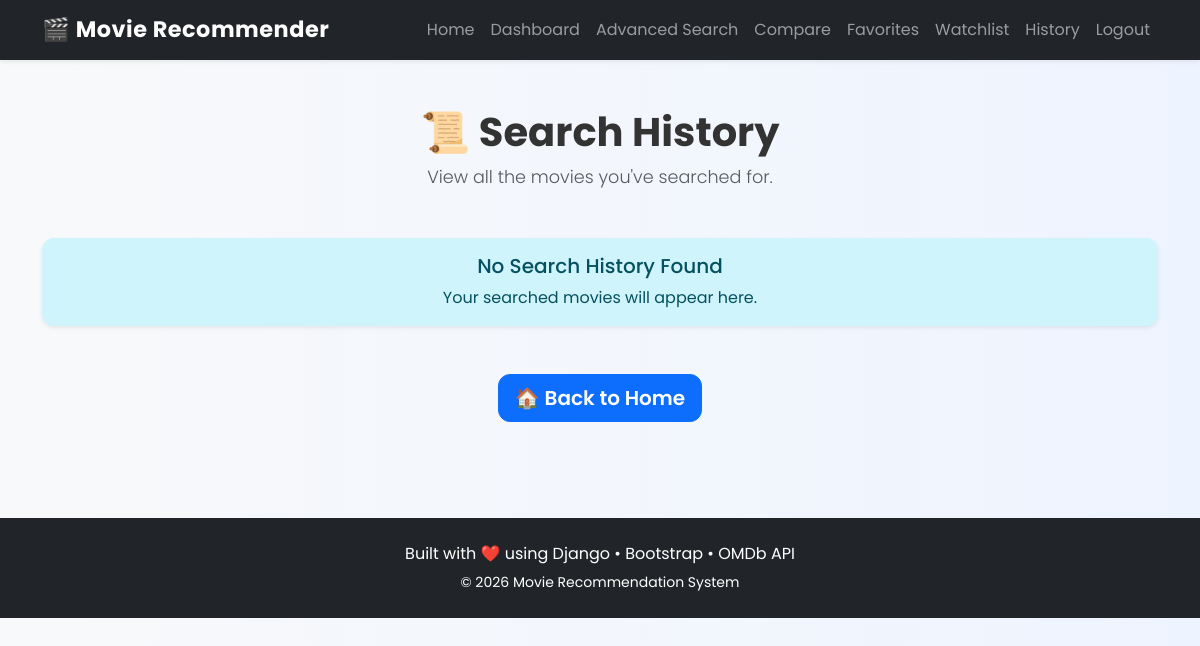
/history/ (signed in), run on an earlier commit of the app's database.
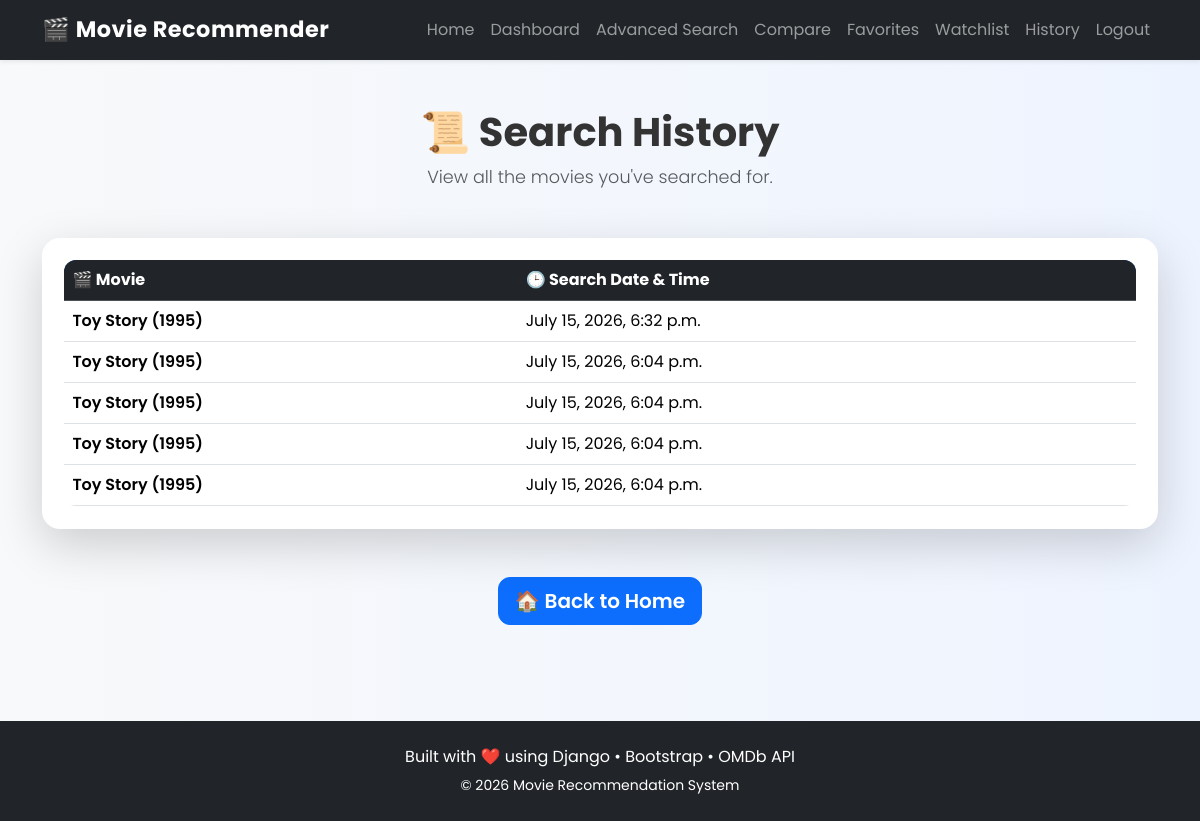
And on a later commit of the database.
### movies/models.py (models this page shows, shortened)
class SearchHistory(models.Model):
    user = models.ForeignKey(User, on_delete=models.CASCADE)
    movie_title = models.CharField(max_length=255)
    searched_at = models.DateTimeField(auto_now_add=True)

### movies/views.py (the view)
@login_required
def search_history(request):
    history = SearchHistory.objects.filter(
        user=request.user
    ).order_by("-searched_at")
    return render(
        request,
        "history.html",
        {
            "history": history,
        },
    )

### templates/history.html
{% extends 'base.html' %}
{% block content %}
<div class="text-center mb-5">
    <h1 class="fw-bold">📜 Search History</h1>
    <p class="lead text-muted">
        View all the movies you've searched for.
    </p>
</div>
{% if history %}
<div class="card border-0 shadow-lg">
    <div class="card-body">
        <div class="table-responsive">
            <table class="table table-hover align-middle mb-0">
                <thead class="table-dark">
                    <tr>
                        <th>🎬 Movie</th>
                        <th>🕒 Search Date & Time</th>
                    </tr>
                </thead>
                <tbody>
                    {% for item in history %}
                    <tr>
                        <td class="fw-semibold">
                            {{ item.movie_title }}
                        </td>
                        <td>
                            {{ item.searched_at }}
                        </td>
                    </tr>
                    {% endfor %}
                </tbody>
            </table>
        </div>
    </div>
</div>
{% else %}
<div class="alert alert-info text-center shadow-sm">
    <h5>No Search History Found</h5>
    <p class="mb-0">
        Your searched movies will appear here.
    </p>
</div>
{% endif %}
<div class="text-center mt-5">
    <a href="/" class="btn btn-primary btn-lg">
        🏠 Back to Home
    </a>
</div>
{% endblock %}

### templates/base.html (shortened to what this page needs)
{% load static %}
<!DOCTYPE html>
<html lang="en">
<head>
    <link href="https://cdn.jsdelivr.net/npm/bootstrap@5.3.3/dist/css/bootstrap.min.css"
          rel="stylesheet">
    <link rel="stylesheet"
          href="https://cdn.jsdelivr.net/npm/bootstrap-icons@1.11.3/font/bootstrap-icons.min.css">
    <link rel="stylesheet" href="{% static 'css/style.css' %}">
</head>
<body>
<nav class="navbar navbar-expand-lg navbar-dark bg-dark shadow-sm sticky-top">
    <div class="container">
        <a class="navbar-brand fw-bold" href="/">
            🎬 Movie Recommender
        </a>
        <div class="collapse navbar-collapse" id="navbarNav">
            <ul class="navbar-nav ms-auto">
                <li class="nav-item">
                    <a class="nav-link" href="/">
                        Home
                    </a>
                </li>
                <li class="nav-item">
                    <a class="nav-link" href="{% url 'dashboard' %}">
                        Dashboard
                    </a>
                </li>
                <li class="nav-item">
                    <a class="nav-link" href="{% url 'advanced_search' %}">
                        Advanced Search
                    </a>
                </li>
                <li class="nav-item">
                    <a class="nav-link" href="{% url 'compare_movies' %}">
                        Compare
                    </a>
                </li>
                <li class="nav-item">
                    <a class="nav-link" href="{% url 'favorites' %}">
                        Favorites
                    </a>
                </li>
                <li class="nav-item">
                    <a class="nav-link" href="{% url 'watchlist' %}">
                        Watchlist
                    </a>
                </li>
                <li class="nav-item">
                    <a class="nav-link" href="{% url 'search_history' %}">
                        History
                    </a>
                </li>
                {% if user.is_authenticated %}
                <li class="nav-item">
                    <a class="nav-link" href="{% url 'logout' %}">
                        Logout
                    </a>
                </li>
                {% else %}
                <li class="nav-item">
                    <a class="nav-link" href="{% url 'login' %}">
                        Login
                    </a>
                </li>
                {% endif %}
            </ul>
        </div>
    </div>
</nav>
<div class="container py-5">
    {% block content %}
    {% endblock %}
</div>
<footer class="bg-dark text-white text-center py-4 mt-5">
    <div class="container">
        <p class="mb-1">
            Built with ❤️ using Django • Bootstrap • OMDb API
        </p>
        <small>
            © 2026 Movie Recommendation System
        </small>
    </div>
</footer>
</body>
</html>

### static/css/style.css (style rules this page uses)
body { font-family:'Poppins',sans-serif; background:linear-gradient(to right,#f8f9fa,#eef4ff); color:#333; }
.navbar { background:#212529 !important; box-shadow:0 2px 10px rgba(0,0,0,.1); }
.navbar-brand { font-size:1.4rem; font-weight:700; letter-spacing:.5px; }
.nav-link { transition:.3s; }
.lead { font-size:1.1rem; color:#555; }
.btn { border-radius:12px; font-weight:600; transition:all .3s ease; }
.card { border:none; border-radius:18px; overflow:hidden; transition:all .3s ease; }
.card-body { padding:1.4rem; }
.table { border-radius:12px; overflow:hidden; }
.table thead { background:#0d6efd; color:white; }
footer { margin-top:80px; padding:25px 0; color:#666; }

What changed in the data, as far as the page shows it:
added SearchHistory: movie_title "Toy Story (1995)", searched_at "July 15, 2026, 6:32 p.m."
added SearchHistory: movie_title "Toy Story (1995)", searched_at "July 15, 2026, 6:04 p.m."
added SearchHistory: movie_title "Toy Story (1995)", searched_at "July 15, 2026, 6:04 p.m."
added SearchHistory: movie_title "Toy Story (1995)", searched_at "July 15, 2026, 6:04 p.m."
added SearchHistory: movie_title "Toy Story (1995)", searched_at "July 15, 2026, 6:04 p.m."
Also different on the page:
text no longer shown: "No Search History Found Your searched movies will appear here."
text now shown: "🎬 Movie 🕒 Search Date & Time"
